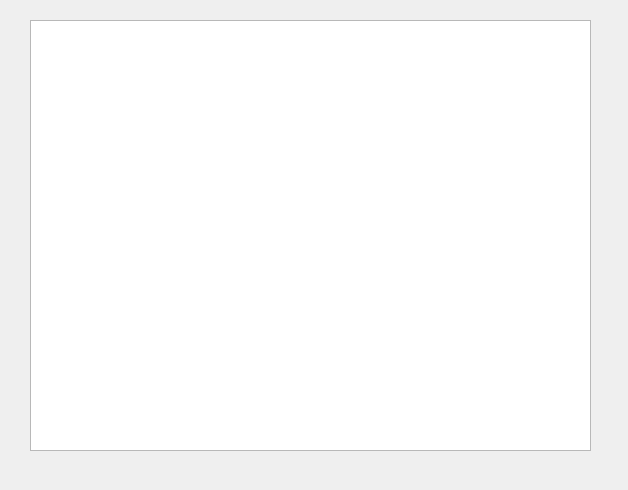
<?xml version="1.0" encoding="UTF-8"?>
<ui version="4.0">
 <class>DebugMonitor</class>
 <widget class="QWidget" name="DebugMonitor">
  <property name="enabled">
   <bool>true</bool>
  </property>
  <property name="geometry">
   <rect>
    <x>0</x>
    <y>0</y>
    <width>628</width>
    <height>490</height>
   </rect>
  </property>
  <property name="focusPolicy">
   <enum>Qt::NoFocus</enum>
  </property>
  <property name="windowTitle">
   <string>Form</string>
  </property>
  <property name="autoFillBackground">
   <bool>true</bool>
  </property>
  <widget class="QTextBrowser" name="status_text">
   <property name="enabled">
    <bool>true</bool>
   </property>
   <property name="geometry">
    <rect>
     <x>30</x>
     <y>20</y>
     <width>561</width>
     <height>431</height>
    </rect>
   </property>
   <property name="cursor" stdset="0">
    <cursorShape>IBeamCursor</cursorShape>
   </property>
   <property name="mouseTracking">
    <bool>false</bool>
   </property>
   <property name="focusPolicy">
    <enum>Qt::NoFocus</enum>
   </property>
   <property name="readOnly">
    <bool>true</bool>
   </property>
  </widget>
 </widget>
 <resources/>
 <connections/>
</ui>
